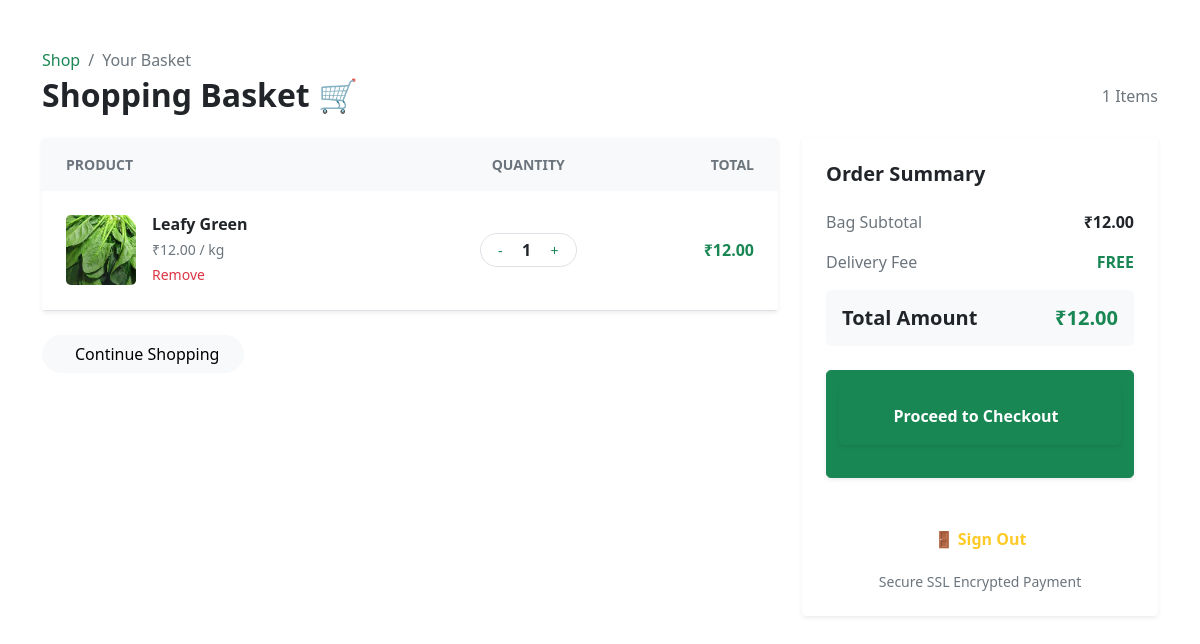
The page /cart/summary/ (signed in) on the database as committed earlier.
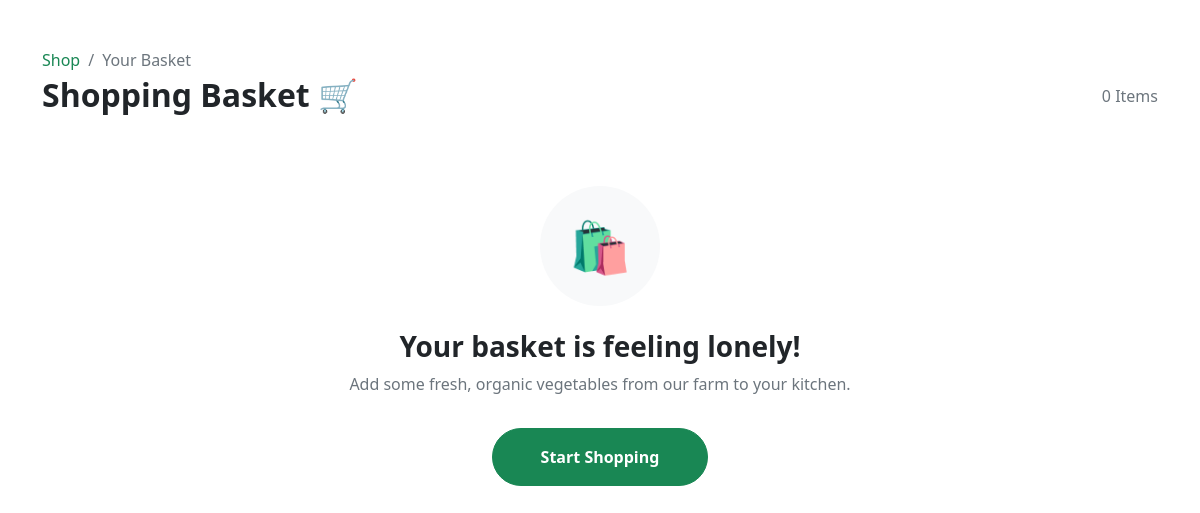
The same page on the database as committed later.
### Cart_app/models.py (models this page shows, shortened)
class CartItem(models.Model):
    user = models.ForeignKey(User, on_delete=models.CASCADE)
    product = models.ForeignKey(Product, on_delete=models.CASCADE)
    quantity = models.PositiveIntegerField(default=1)
    added_at = models.DateTimeField(auto_now_add=True)
    def get_total_price(self):
        return self.product.price * self.quantity

### Product_app/models.py (models this page shows, shortened)
class Product(models.Model):
    farmer = models.ForeignKey(User, on_delete=models.CASCADE,blank=True,null=True)
    name = models.CharField(max_length=255)
    description = models.TextField()
    image = models.ImageField(upload_to='products/')
    price = models.DecimalField(max_digits=10, decimal_places=2)
    weight_or_qty = models.CharField(max_length=50)
    stock = models.PositiveIntegerField(default=0)
    is_verified = models.BooleanField(default=False)
    created_at=models.DateTimeField(auto_now_add=True)
    is_featured = models.BooleanField(default=False, help_text="Check this to show on Home Page Featured section")
    CATEGORY_CHOICES = [
        ('vegetables', 'Vegetables'),
        ('fruits', 'Fruits'),
        ('grains', 'Grains & Pulses'),
    ]
    category = models.CharField(
        max_length=20,
        choices=CATEGORY_CHOICES,
        default='vegetables'
    )

### Cart_app/views.py (the view)
# urls.py: path('summary/',views.cart_summary,name='cart_summary'),
@login_required
def cart_summary(request):
    items=CartItem.objects.filter(user=request.user)
    grand_total=sum(item.product.price*item.quantity for item in items)
    return render(request,'cart_summary.html',{'items':items,'grand_total':grand_total})

### Cart_app/templates/cart_summary.html (shortened to what this page needs)
{% extends 'base.html' %}
{% block content %}
<div class="container py-5">
    <div class="d-flex justify-content-between align-items-end mb-4">
        <div>
            <nav aria-label="breadcrumb">
                <ol class="breadcrumb mb-1">
                    <li class="breadcrumb-item"><a href="{% url 'product_list' %}" class="text-success text-decoration-none">Shop</a></li>
                    <li class="breadcrumb-item active">Your Basket</li>
                </ol>
            </nav>
            <h2 class="fw-bold m-0">Shopping Basket 🛒</h2>
        </div>
        <h6 class="text-muted">{{ items|length }} Items</h6>
    </div>
    {% if items %}
    <div class="row g-4">
        <div class="col-lg-8">
            <div class="card border-0 shadow-sm rounded-4 overflow-hidden">
                <div class="table-responsive">
                    <table class="table table-hover align-middle mb-0">
                        <thead class="bg-light">
                            <tr>
                                <th class="ps-4 py-3 border-0 text-uppercase small fw-bold text-muted">Product</th>
                                <th class="py-3 border-0 text-uppercase small fw-bold text-muted text-center">Quantity</th>
                                <th class="py-3 border-0 text-uppercase small fw-bold text-muted text-end pe-4">Total</th>
                            </tr>
                        </thead>
                        <tbody>
                            {% for item in items %}
                            <tr>
                                <td class="ps-4 py-4">
                                    <div class="d-flex align-items-center">
                                        {% if item.product.image %}
                                            <img src="{{ item.product.image.url }}" class="rounded-3 me-3" style="width: 70px; height: 70px; object-fit: cover;">
                                        {% endif %}
                                        <div>
                                            <h6 class="mb-1 fw-bold text-dark">{{ item.product.name }}</h6>
                                            <p class="mb-0 small text-muted">₹{{ item.product.price }} / kg</p>
                                            <a href="{% url 'delete_cart_item' item.product.id %}" class="text-danger small text-decoration-none mt-1 d-inline-block"onclick="return confirm('Are you sure you want to remove this item?')"<i class="bi bi-trash3 me-1"></i>Remove
                                            </a>
                                        </div>
                                    </div>
                                </td>
                                <td class="text-center">
                                    <div class="d-inline-flex align-items-center border rounded-pill bg-white px-2 py-1">
                                        <a href="{% url 'decrease_cart_item' item.product.id %}" class="btn btn-link btn-sm text-success p-0 px-2" style="text-decoration: none;">-</a>
                                        <span class="px-2 fw-bold" style="min-width: 30px;">{{ item.quantity }}</span>
                                        <a href="{% url 'add_to_cart' item.product.id %}" class="btn btn-link btn-sm text-success p-0 px-2" style="text-decoration: none;">+</a>
                                    </div>
                                </td>
                                <td class="text-end pe-4">
                                    <span class="h6 fw-bold text-success">₹{{item.get_total_price}}</span>
                                </td>
                            </tr>
                            {% endfor %}
                        </tbody>
                    </table>
                </div>
            </div>
            <div class="mt-4 d-flex justify-content-between">
                <a href="{% url 'product_list' %}" class="btn btn-light rounded-pill px-4">
                    Continue Shopping
                </a>
            </div>
        </div>
        <div class="col-lg-4">
            <div class="card border-0 shadow-sm rounded-4 p-4 sticky-top" style="top: 2rem;">
                <h5 class="fw-bold mb-4">Order Summary</h5>
                <div class="d-flex justify-content-between mb-3">
                    <span class="text-muted">Bag Subtotal</span>
                    <span class="fw-bold">₹{{ grand_total }}</span>
                </div>
                <div class="d-flex justify-content-between mb-3">
                    <span class="text-muted">Delivery Fee</span>
                    <span class="text-success fw-bold">FREE</span>
                </div>
                <div class="bg-light p-3 rounded-3 mb-4">
                    <div class="d-flex justify-content-between">
                        <span class="h5 fw-bold mb-0">Total Amount</span>
                        <span class="h5 fw-bold text-success mb-0">₹{{ grand_total }}</span>
                    </div>
                </div>
                <button class="btn btn-success w-100 py-3 rounded-3 fw-bold shadow-sm mb-3">
                    <a href="{% url 'checkout' %}" class="btn btn-success w-100 py-3 rounded-3 fw-bold shadow-sm mb-3">Proceed to Checkout </a>
                </button>
                <div class="text-center">
                   <div style="margin-top: auto; padding-top: 20px; border-top: 1px solid rgba(255,255,255,0.1);">
            <a href="javascript:void(0)" onclick="document.getElementById('logout-form').submit();" style="color: #ffca28; text-decoration: none; padding: 12px; font-weight: 600; display: block;">🚪 Sign Out</a>
        </div>
                    <p class="text-muted small mt-2 mb-0">Secure SSL Encrypted Payment</p>
                </div>
            </div>
        </div>
    </div>
    {% else %}
    <div class="row justify-content-center">
        <div class="col-md-6 text-center py-5">
            <div class="bg-light rounded-circle d-inline-flex align-items-center justify-content-center mb-4" style="width: 120px; height: 120px;">
                <span style="font-size: 50px;">🛍️</span>
            </div>
            <h3 class="fw-bold">Your basket is feeling lonely!</h3>
            <p class="text-muted">Add some fresh, organic vegetables from our farm to your kitchen.</p>
            <a href="{% url 'product_list' %}" class="btn btn-success px-5 py-3 rounded-pill fw-bold mt-3">Start Shopping</a>
        </div>
    </div>
    {% endif %}
</div>
{% endblock %}

### Accounts_app/Templates/base.html (shortened to what this page needs)
<!DOCTYPE html>
<html lang="en">
<head>
    <link href="https://cdn.jsdelivr.net/npm/bootstrap@5.0.2/dist/css/bootstrap.min.css" rel="stylesheet">
</head>
<body>
    {% block content %}
    {% endblock %}
</body>
</html>

Rows that differ between the two databases and show on the page:
removed CartItem: product.image (picture), product.name "Leafy Green", product.price "12.00", quantity "1", get_total_price "12.00"
Other text that changed with them:
{{ items|length }}: "1" → "0"
{{ grand_total }}: "12.00" → (not shown)
text no longer shown: "PRODUCT QUANTITY TOTAL Continue Shopping Order Summary Bag Subtotal ₹ Delivery Fee FREE Total Amount ₹ Proceed to Checkout 🚪 Sign Out Secure SSL Encrypted Payment"
text now shown: "🛍️ Your basket is feeling lonely! Add some fresh, organic vegetables from our farm to your kitchen. Start Shopping"
